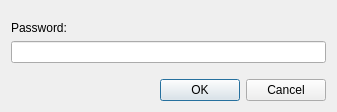
<?xml version="1.0" encoding="UTF-8"?>
<ui version="4.0">
 <class>AskPasswordDialog</class>
 <widget class="QDialog" name="AskPasswordDialog">
  <property name="windowModality">
   <enum>Qt::WindowModal</enum>
  </property>
  <property name="geometry">
   <rect>
    <x>0</x>
    <y>0</y>
    <width>337</width>
    <height>112</height>
   </rect>
  </property>
  <property name="modal">
   <bool>true</bool>
  </property>
  <layout class="QVBoxLayout" name="verticalLayout">
   <item>
    <spacer name="verticalSpacer">
     <property name="orientation">
      <enum>Qt::Vertical</enum>
     </property>
     <property name="sizeHint" stdset="0">
      <size>
       <width>20</width>
       <height>40</height>
      </size>
     </property>
    </spacer>
   </item>
   <item>
    <widget class="QLabel" name="label">
     <property name="text">
      <string>Password:</string>
     </property>
    </widget>
   </item>
   <item>
    <widget class="QLineEdit" name="passwordEdit">
     <property name="echoMode">
      <enum>QLineEdit::Password</enum>
     </property>
    </widget>
   </item>
   <item>
    <spacer name="verticalSpacer_2">
     <property name="orientation">
      <enum>Qt::Vertical</enum>
     </property>
     <property name="sizeHint" stdset="0">
      <size>
       <width>20</width>
       <height>40</height>
      </size>
     </property>
    </spacer>
   </item>
   <item>
    <widget class="QDialogButtonBox" name="buttonBox">
     <property name="orientation">
      <enum>Qt::Horizontal</enum>
     </property>
     <property name="standardButtons">
      <set>QDialogButtonBox::Cancel|QDialogButtonBox::Ok</set>
     </property>
    </widget>
   </item>
  </layout>
 </widget>
 <resources/>
 <connections>
  <connection>
   <sender>buttonBox</sender>
   <signal>accepted()</signal>
   <receiver>AskPasswordDialog</receiver>
   <slot>accept()</slot>
   <hints>
    <hint type="sourcelabel">
     <x>248</x>
     <y>254</y>
    </hint>
    <hint type="destinationlabel">
     <x>157</x>
     <y>274</y>
    </hint>
   </hints>
  </connection>
  <connection>
   <sender>buttonBox</sender>
   <signal>rejected()</signal>
   <receiver>AskPasswordDialog</receiver>
   <slot>reject()</slot>
   <hints>
    <hint type="sourcelabel">
     <x>316</x>
     <y>260</y>
    </hint>
    <hint type="destinationlabel">
     <x>286</x>
     <y>274</y>
    </hint>
   </hints>
  </connection>
  <connection>
   <sender>passwordEdit</sender>
   <signal>textChanged(QString)</signal>
   <receiver>AskPasswordDialog</receiver>
   <slot>passwordChanged(QString)</slot>
   <hints>
    <hint type="sourcelabel">
     <x>168</x>
     <y>51</y>
    </hint>
    <hint type="destinationlabel">
     <x>168</x>
     <y>55</y>
    </hint>
   </hints>
  </connection>
 </connections>
 <slots>
  <slot>passwordChanged(QString)</slot>
 </slots>
</ui>
